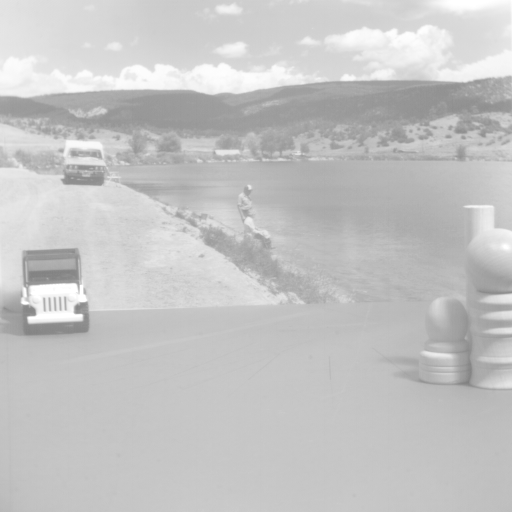
#> input picture image processing/lab04/motion01.tiff, 512 x 512 px, found by its file name
$ python zad2.py
#> lines starting #> are read from the running program, lines starting #| are printed output that depends on the picture
import matplotlib.pyplot as plt
import numpy as np
from skimage.io import imread
from skimage import color
from skimage import data
from skimage.util import crop

image1 = imread('E:\Mikolaj\Documents\Projekty\Image Proc\lab04\motion01.tiff', as_gray=True)
#> image1 is the input picture: shape (512, 512); min 127, max 255, mean 196.3

image2 = imread('E:\Mikolaj\Documents\Projekty\Image Proc\lab04\motion05.tiff', as_gray=True)
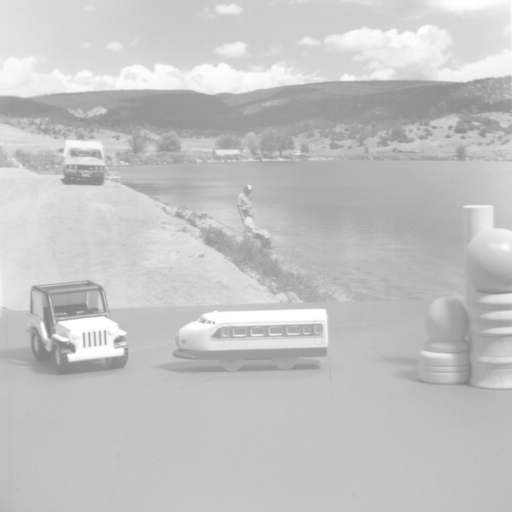
#> input picture image processing/lab04/motion05.tiff, 512 x 512 px, found by its file name
#> image2 is the input picture: shape (512, 512); min 127, max 255, mean 195.8


plt.imshow(image1)
plt.show()


imSub = image2 / image1
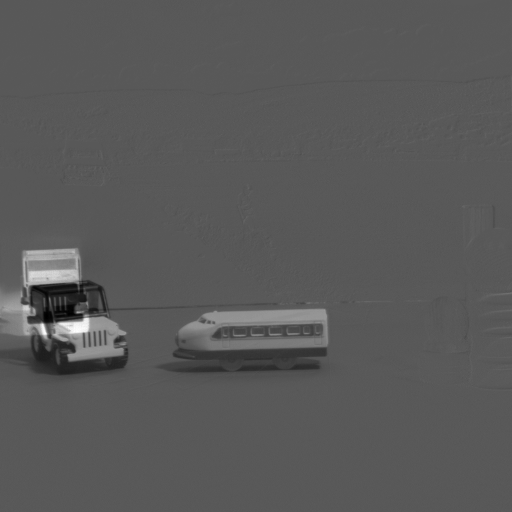
#> imSub: shape (512, 512) float64; min 0.518, max 1.89, mean 1; drawn with min black and max white

imSub[imSub<0] = 0

plt.imshow(imSub,cmap='gray')
plt.show()

im = data.astronaut()
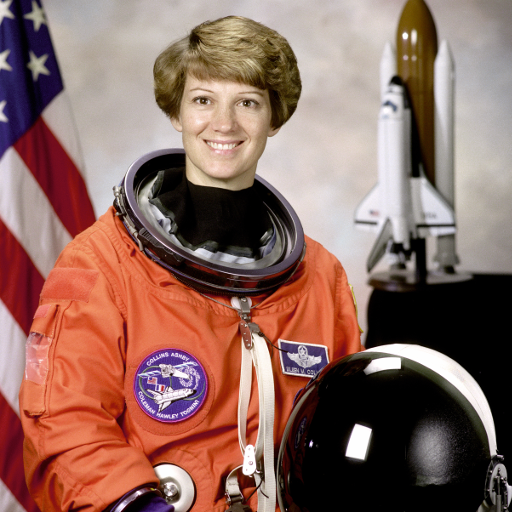
#> input picture skimage.data.astronaut(), 512 x 512 px
#> im is the input picture: shape (512, 512, 3); mean R, G, B 141.6, 105.8, 96.5

im2 = np.zeros((512, 512, 3))
im2[100:400, 100:400] = 0.5
im2[200:300, 200:300] = 1

imLAB = color.rgb2lab(im)
#> imLAB: shape (512, 512, 3) float64; mean of channels 0, 1, 2 47.7, 13.6, 12
imLAB[...,1] = imLAB[...,2] = 0
#> imLAB: shape (512, 512, 3) float64; mean of channels 0, 1, 2 47.7, 0, 0
imRGBgray = color.lab2rgb(imLAB)
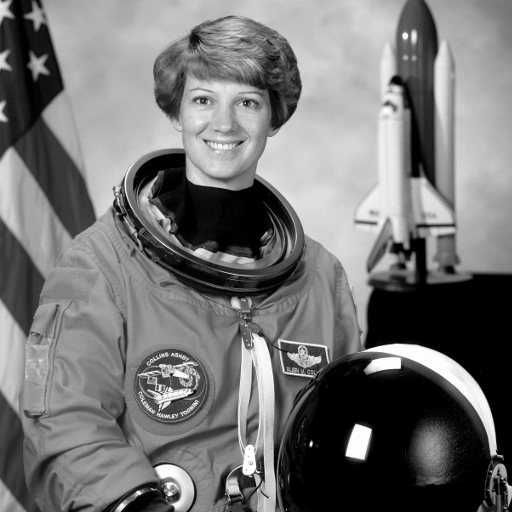
#> imRGBgray: shape (512, 512, 3) float64; mean R, G, B 0.458, 0.458, 0.458

imMult = imRGBgray * im2
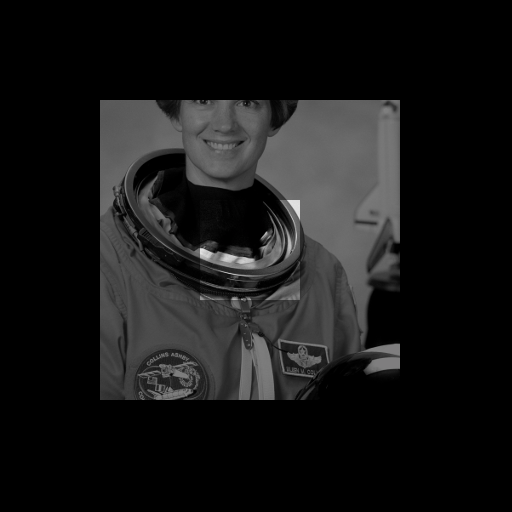
#> imMult: shape (512, 512, 3) float64; mean R, G, B 0.0903, 0.0903, 0.0903

plt.imshow(imMult)
plt.show()
